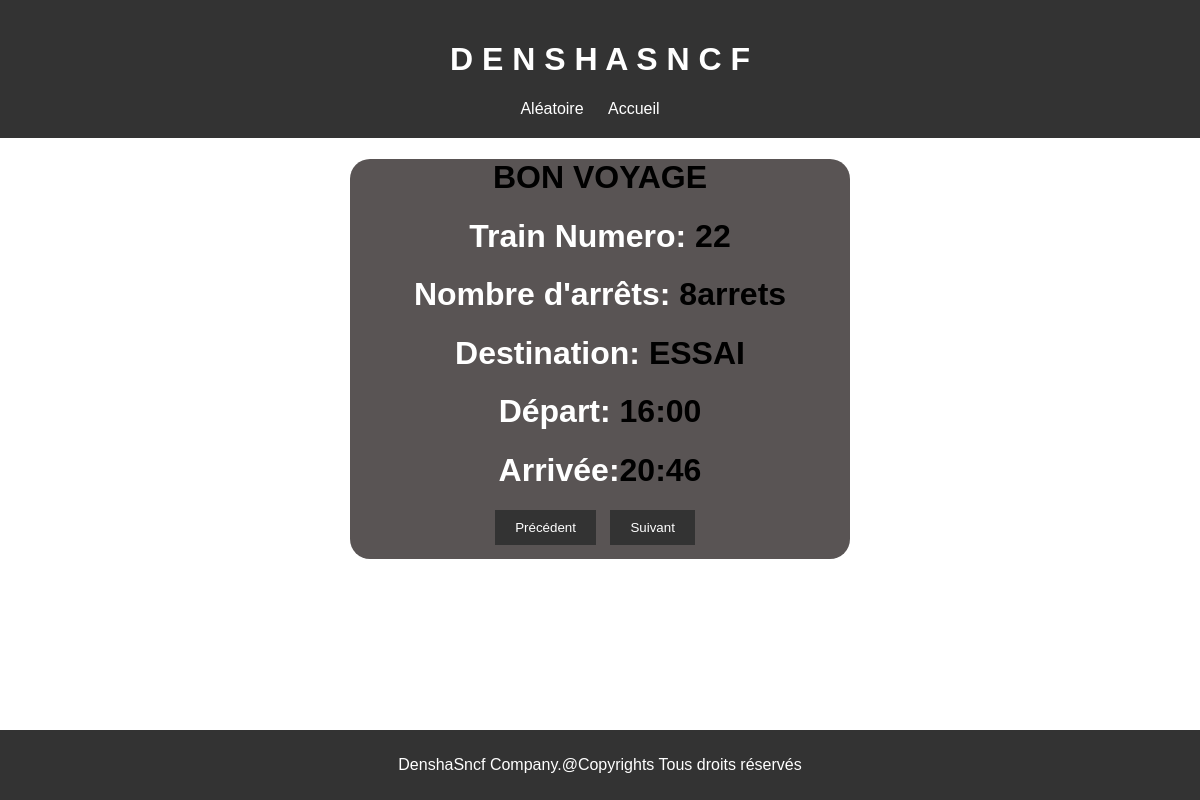
/ratp/show/22, run on the app's committed database.
### ratp/models.py (models this page shows)
class Train(models.Model):
    id=models.AutoField(primary_key=True)
    arrets=models.CharField(max_length=100)
    destination=models.CharField(max_length=100)
    depart=models.CharField(max_length=100)
    arrivee=models.CharField(max_length=105)

### ratp/views.py (the view)
# urls.py: path('show/<body>',views.show, name="show" ),
def show(request,body):
    a=int(body)
    trai=Train.objects.all()[a-1]
    long=len(Train.objects.all())
    return render(request,"ratp/show.html",{
        "id":trai.id,
        "arrets":trai.arrets,
        "destination":trai.destination,
        "depart":trai.depart,
        "arrive":trai.arrivee,
        "len":long
    })

### ratp/templates/ratp/show.html (shortened to what this page needs)
{% load static %}
<!DOCTYPE html>
<html lang="en">
<head>
    <link rel="stylesheet" href="{% static 'ratp/CSS/show.css' %}">
</head>
<body>
    <header>
        <h1>D E N S H A S N C F</h1>
        <nav>
            <ul>
                <li><a href="../random">Aléatoire</a></li>
                <li><a href="../index">Accueil</a></li>
            </ul>
        </nav>
    </header>
    <div id="container">
        <h1>BON VOYAGE</h1>
        <div class="info">
            <h1><span>Train Numero: </span> {{id}}</h1>
            <h1><span>Nombre d'arrêts: </span>{{arrets}}</h1>
            <h1><span>Destination: </span>{{destination}}</h1>
            <h1><span>Départ: </span>{{depart}}</h1>
            <h1><span>Arrivée:</span>{{arrive}}</h1>
        </div>
        <div class="bouton">
            <button id="moins">Précédent</button>
            <button id="plus">Suivant</button>
        </div>
    </div>
    <footer>
        <p>DenshaSncf Company.@Copyrights Tous droits réservés</p>
    </footer>
</body>
</html>

### ratp/static/ratp/CSS/show.css (style rules this page uses)
body { font-family: Arial, sans-serif; margin: 0; padding: 0; }
header { background-color: #333; color: #fff; padding: 20px; text-align: center; }
nav ul { list-style-type: none; margin: 0; padding: 0; }
nav ul li { display: inline; margin-right: 20px; }
nav ul li a { color: #fff; text-decoration: none; }
#container { margin: 20px auto; text-align: center; border-radius: 20px; width: 500px; height: 400px; background-color: #595454; }
span { color: white; }
.bouton button { background-color: #333; color: #fff; padding: 10px 20px; border: none; cursor: pointer; margin-right: 10px; }
footer { background-color: #333; color: #fff; text-align: center; padding: 10px 0; position: fixed; bottom: 0; width: 100%; }

### data on the page
Train: arrets "8arrets", destination "ESSAI", depart "16:00", arrivee "20:46"

### other printed values
{{ id }} "22"
